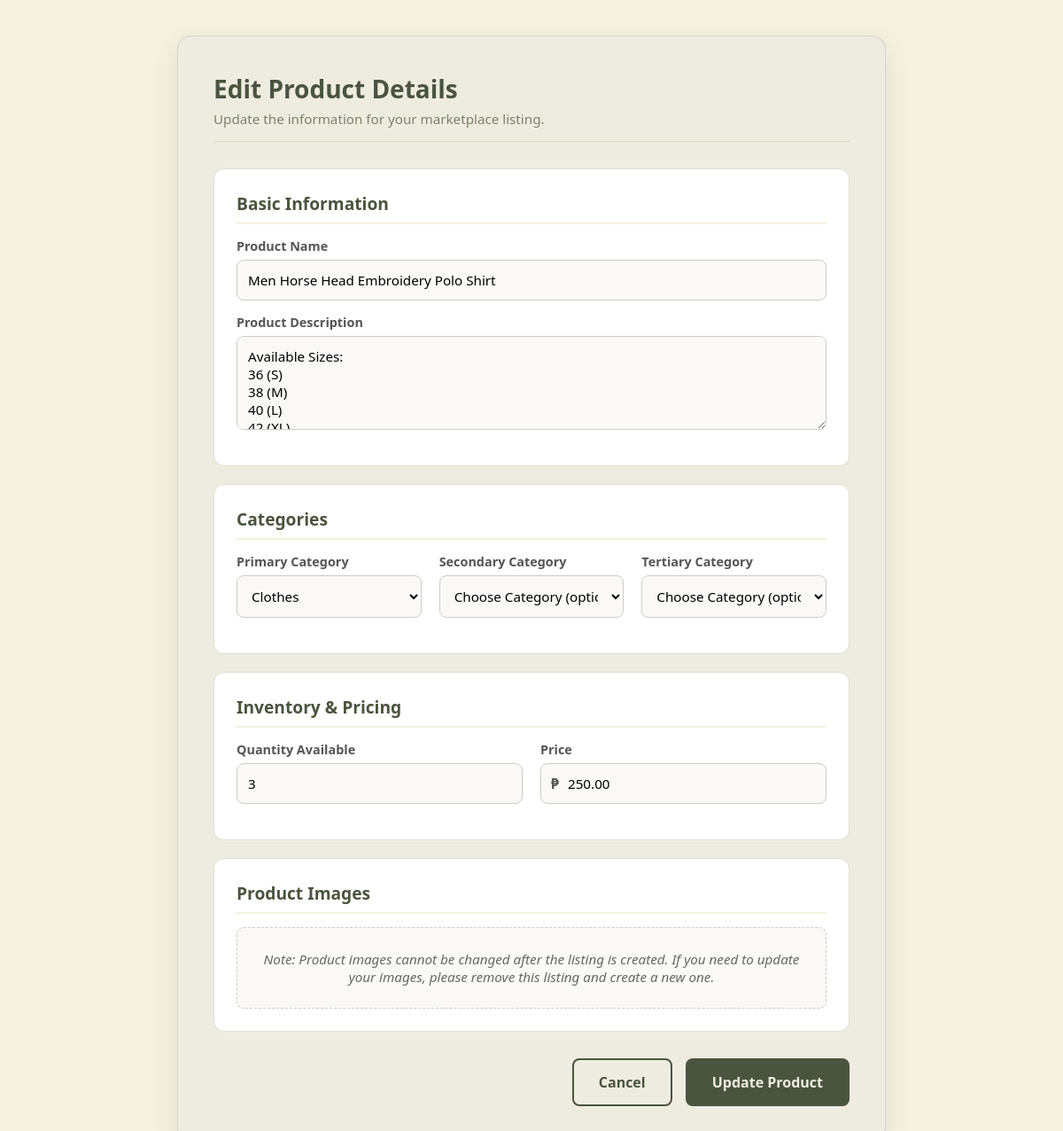
The app's page /editlisting.php?listing_id=3 (signed in), older data.
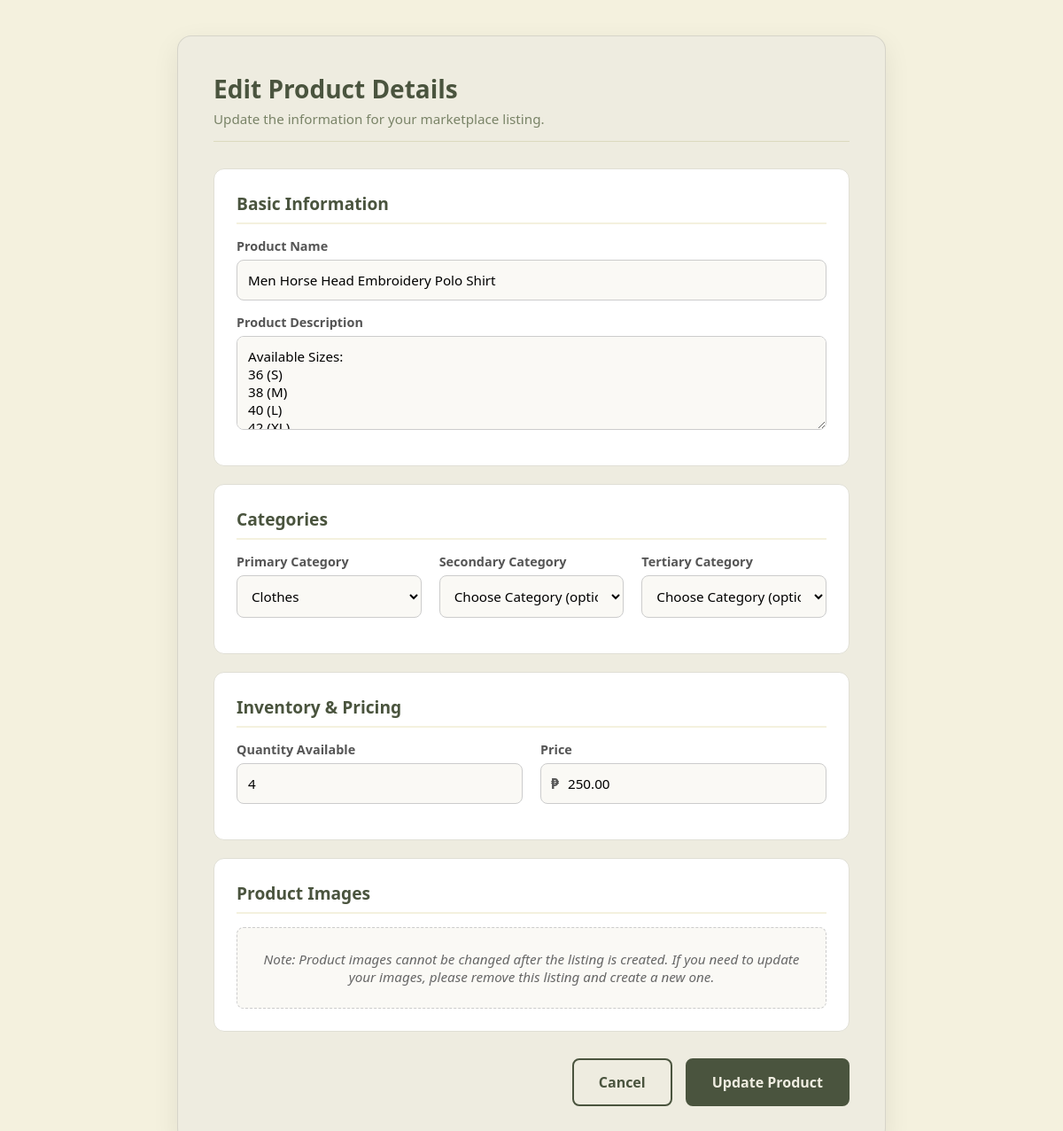
The same page, newer data.
### tables this page shows
CREATE TABLE `listings` (
  `listing_id` int NOT NULL,
  `seller_id` int NOT NULL,
  `product_name` varchar(150) NOT NULL,
  `description` text NOT NULL,
  `price` decimal(10,2) NOT NULL,
  `quantity` int NOT NULL DEFAULT '1',
  `category1_id` int NOT NULL,
  `category2_id` int DEFAULT NULL,
  `category3_id` int DEFAULT NULL,
  `status` enum('Pending','Available','Reserved','Sold','Rejected') DEFAULT 'Pending',
  `approved_by` int DEFAULT NULL,
  `created_at` timestamp NULL DEFAULT CURRENT_TIMESTAMP,
  `updated_at` timestamp NULL DEFAULT CURRENT_TIMESTAMP ON UPDATE CURRENT_TIMESTAMP
);

CREATE TABLE `categories` (
  `category_id` int NOT NULL,
  `category_name` varchar(100) NOT NULL,
  `created_by_admin_id` int NOT NULL,
  `created_at` timestamp NULL DEFAULT CURRENT_TIMESTAMP
);

### editlisting.php (the view, shortened to what this page needs)
<?php
require 'db.php';
$listing_id = intval($_GET['listing_id']);
$seller_id = $_SESSION['user_id'];
$list_query = "SELECT *
               FROM listings
               WHERE listing_id = ? AND seller_id = ?";
$stmt = $conn->prepare($list_query);
$stmt->bind_param('ii', $listing_id, $seller_id);
$stmt->execute();
$result = $stmt->get_result();
if ($result->num_rows == 0) {
    header('Location: mylistings.php');
    exit();
} else {
    $listing = $result->fetch_assoc();
    $categories = [];
    $cat_query = "SELECT *
                  FROM categories
                  ORDER BY category_id ASC";
    $stmt = $conn->prepare($cat_query);
    $stmt->execute();
    $cat_result = $stmt->get_result();
    if ($cat_result->num_rows > 0) {
        while ($category = $cat_result->fetch_assoc()) {
            $categories[] = $category;
        }
    }
}
?>
<!DOCTYPE html>
<html lang="en">
<head>
    <link rel="stylesheet" href="stylesheets/createlisting.css" />
</head>
<body>
    <div class="card-container">
        <div class="header">
            <h1>Edit Product Details</h1>
            <p class="subtitle">Update the information for your marketplace listing.</p>
            <hr>
        </div>
        <form action="editlisting.php?listing_id=<?= $listing_id; ?>" method="POST">
            <div class="form-section">
                <h3>Basic Information</h3>
                <div class="input-group">
                    <label for="product_name">Product Name</label>
                    <input type="text" id="product_name" name="product_name" value="<?= htmlspecialchars($listing['product_name']); ?>" required>
                </div>
                <div class="input-group">
                    <label for="description">Product Description</label>
                    <textarea id="description" name="description" rows="4" required><?= htmlspecialchars($listing['description']); ?></textarea>
                </div>
            </div>
            <div class="form-section">
                <h3>Categories</h3>
                <div class="row-inputs">
                    <div class="input-group">
                        <label>Primary Category</label>
                        <select name="category1_id" required>
                            <?php foreach ($categories as $c): ?>
                                <option value="<?= $c['category_id']; ?>" <?= ($listing['category1_id'] == $c['category_id']) ? 'selected' : ''; ?>>
                                    <?= htmlspecialchars($c['category_name']); ?>
                                </option>
                            <?php endforeach; ?>
                        </select>
                    </div>
                    <div class="input-group">
                        <label>Secondary Category</label>
                        <select name="category2_id">
                            <option value="">Choose Category (optional)</option>
                        </select>
                    </div>
                    <div class="input-group">
                        <label>Tertiary Category</label>
                        <select name="category3_id">
                            <option value="">Choose Category (optional)</option>
                        </select>
                    </div>
                </div>
            </div>
            <div class="form-section">
                <h3>Inventory & Pricing</h3>
                <div class="row-inputs">
                    <div class="input-group">
                        <label for="quantity">Quantity Available</label>
                        <input type="number" id="quantity" name="quantity" value="<?= intval($listing['quantity']); ?>" min="1" required>
                    </div>
                    <div class="input-group">
                        <label for="price">Price</label>
                        <div class="pricing-input">
                            <span class="currency">₱</span>
                            <input type="number" id="price" name="price" step="0.01" value="<?= number_format($listing['price'], 2, '.', ''); ?>" min="0" required>
                        </div>
                    </div>
                </div>
            </div>
            <div class="form-section">
                <h3>Product Images</h3>
                <div style="background-color: #faf9f5; padding: 25px; border-radius: 8px; border: 1px dashed #ccc; color: #666; font-size: 0.95em; text-align: center;">
                    <i>Note: Product images cannot be changed after the listing is created. If you need to update your images, please remove this listing and create a new one.</i>
                </div>
            </div>
            <div class="button-group">
                <button name="action" value="cancel" class="btn-cancel" formnovalidate>Cancel</button>
                <button name="action" value="update" class="btn-add">Update Product</button>
            </div>
        </form>
    </div>
</body>
</html>

Row changes from the older to the newer data that the page shows:
changed listings "Men Horse Head Embroidery Polo Shirt": quantity "3" → "4"
